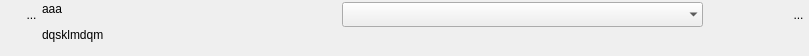
<?xml version="1.0" encoding="UTF-8"?>
<ui version="4.0">
 <class>WidgetCB</class>
 <widget class="QWidget" name="WidgetCB">
  <property name="geometry">
   <rect>
    <x>0</x>
    <y>0</y>
    <width>809</width>
    <height>56</height>
   </rect>
  </property>
  <property name="sizePolicy">
   <sizepolicy hsizetype="Preferred" vsizetype="MinimumExpanding">
    <horstretch>0</horstretch>
    <verstretch>0</verstretch>
   </sizepolicy>
  </property>
  <property name="minimumSize">
   <size>
    <width>0</width>
    <height>0</height>
   </size>
  </property>
  <property name="maximumSize">
   <size>
    <width>1493</width>
    <height>95</height>
   </size>
  </property>
  <property name="windowTitle">
   <string>Form</string>
  </property>
  <property name="styleSheet">
   <string notr="true">QComboBox{combobox-popup:0;};</string>
  </property>
  <layout class="QHBoxLayout" name="horizontalLayout_3">
   <property name="spacing">
    <number>0</number>
   </property>
   <property name="leftMargin">
    <number>0</number>
   </property>
   <property name="topMargin">
    <number>2</number>
   </property>
   <property name="rightMargin">
    <number>0</number>
   </property>
   <property name="bottomMargin">
    <number>1</number>
   </property>
   <item>
    <layout class="QVBoxLayout" name="verticalLayout_2">
     <property name="spacing">
      <number>0</number>
     </property>
     <item>
      <layout class="QHBoxLayout" name="horizontalLayout">
       <property name="spacing">
        <number>0</number>
       </property>
       <property name="sizeConstraint">
        <enum>QLayout::SetFixedSize</enum>
       </property>
       <item>
        <spacer name="horizontalSpacer_3">
         <property name="orientation">
          <enum>Qt::Horizontal</enum>
         </property>
         <property name="sizeType">
          <enum>QSizePolicy::Fixed</enum>
         </property>
         <property name="sizeHint" stdset="0">
          <size>
           <width>21</width>
           <height>20</height>
          </size>
         </property>
        </spacer>
       </item>
       <item>
        <widget class="MonBoutonValide" name="RBValide">
         <property name="minimumSize">
          <size>
           <width>21</width>
           <height>25</height>
          </size>
         </property>
         <property name="maximumSize">
          <size>
           <width>21</width>
           <height>25</height>
          </size>
         </property>
         <property name="focusPolicy">
          <enum>Qt::ClickFocus</enum>
         </property>
         <property name="toolTip">
          <string>Affiche le rapport de validation du mot-clef</string>
         </property>
         <property name="styleSheet">
          <string notr="true">border : 0px</string>
         </property>
         <property name="text">
          <string>...</string>
         </property>
         <property name="icon">
          <iconset>
           <normaloff>../Editeur/icons/ast-green-ball.png</normaloff>../Editeur/icons/ast-green-ball.png</iconset>
         </property>
         <property name="iconSize">
          <size>
           <width>25</width>
           <height>25</height>
          </size>
         </property>
        </widget>
       </item>
      </layout>
     </item>
     <item>
      <spacer name="verticalSpacer">
       <property name="orientation">
        <enum>Qt::Vertical</enum>
       </property>
       <property name="sizeHint" stdset="0">
        <size>
         <width>20</width>
         <height>5</height>
        </size>
       </property>
      </spacer>
     </item>
    </layout>
   </item>
   <item>
    <widget class="MonLabelClic" name="label">
     <property name="sizePolicy">
      <sizepolicy hsizetype="Fixed" vsizetype="Expanding">
       <horstretch>0</horstretch>
       <verstretch>0</verstretch>
      </sizepolicy>
     </property>
     <property name="minimumSize">
      <size>
       <width>300</width>
       <height>25</height>
      </size>
     </property>
     <property name="maximumSize">
      <size>
       <width>178</width>
       <height>16777215</height>
      </size>
     </property>
     <property name="frameShape">
      <enum>QFrame::NoFrame</enum>
     </property>
     <property name="text">
      <string>&lt;html&gt;&lt;head/&gt;&lt;body&gt;&lt;p&gt;aaa&lt;/p&gt;&lt;p&gt;dqsklmdqm&lt;/p&gt;&lt;/body&gt;&lt;/html&gt;</string>
     </property>
     <property name="scaledContents">
      <bool>false</bool>
     </property>
     <property name="alignment">
      <set>Qt::AlignLeading|Qt::AlignLeft|Qt::AlignTop</set>
     </property>
    </widget>
   </item>
   <item>
    <layout class="QVBoxLayout" name="verticalLayout">
     <property name="spacing">
      <number>0</number>
     </property>
     <item>
      <layout class="QHBoxLayout" name="horizontalLayout_2">
       <property name="spacing">
        <number>0</number>
       </property>
       <item>
        <widget class="QComboBox" name="CBChoix">
         <property name="sizePolicy">
          <sizepolicy hsizetype="Preferred" vsizetype="Fixed">
           <horstretch>0</horstretch>
           <verstretch>0</verstretch>
          </sizepolicy>
         </property>
         <property name="minimumSize">
          <size>
           <width>361</width>
           <height>25</height>
          </size>
         </property>
         <property name="accessibleName">
          <string/>
         </property>
         <property name="accessibleDescription">
          <string/>
         </property>
         <property name="styleSheet">
          <string notr="true">QComboBox {
 background:rgb(235,235,235);
 }
/*QComboBox: on {
  font : italic
 }
background:rgb(235,235,235);
border:0px;


QComboBox:!editable:on, QComboBox::drop-down:editable:on {
background: black;
    font : italic 14px
 }
QComboBox:on { 
  font : italic 20px;
  background: red ;
}/*
</string>
         </property>
         <property name="maxVisibleItems">
          <number>100</number>
         </property>
         <property name="frame">
          <bool>false</bool>
         </property>
        </widget>
       </item>
       <item>
        <spacer name="horizontalSpacer">
         <property name="orientation">
          <enum>Qt::Horizontal</enum>
         </property>
         <property name="sizeType">
          <enum>QSizePolicy::Expanding</enum>
         </property>
         <property name="sizeHint" stdset="0">
          <size>
           <width>301</width>
           <height>20</height>
          </size>
         </property>
        </spacer>
       </item>
       <item>
        <widget class="QToolButton" name="RBPoubelle">
         <property name="minimumSize">
          <size>
           <width>21</width>
           <height>25</height>
          </size>
         </property>
         <property name="maximumSize">
          <size>
           <width>21</width>
           <height>25</height>
          </size>
         </property>
         <property name="toolTip">
          <string>Détruit le mot-clef</string>
         </property>
         <property name="styleSheet">
          <string notr="true">border : 0px</string>
         </property>
         <property name="text">
          <string>...</string>
         </property>
         <property name="icon">
          <iconset>
           <normaloff>../Editeur/icons/deleteRond.png</normaloff>../Editeur/icons/deleteRond.png</iconset>
         </property>
         <property name="iconSize">
          <size>
           <width>25</width>
           <height>25</height>
          </size>
         </property>
        </widget>
       </item>
      </layout>
     </item>
     <item>
      <spacer name="verticalSpacer_2">
       <property name="orientation">
        <enum>Qt::Vertical</enum>
       </property>
       <property name="sizeHint" stdset="0">
        <size>
         <width>20</width>
         <height>5</height>
        </size>
       </property>
      </spacer>
     </item>
    </layout>
   </item>
  </layout>
 </widget>
 <customwidgets>
  <customwidget>
   <class>MonBoutonValide</class>
   <extends>QToolButton</extends>
   <header>InterfaceGUI.QT5.monBoutonValide.h</header>
  </customwidget>
  <customwidget>
   <class>MonLabelClic</class>
   <extends>QLabel</extends>
   <header>InterfaceGUI.QT5.monLabelClic.h</header>
  </customwidget>
 </customwidgets>
 <resources/>
 <connections/>
</ui>
